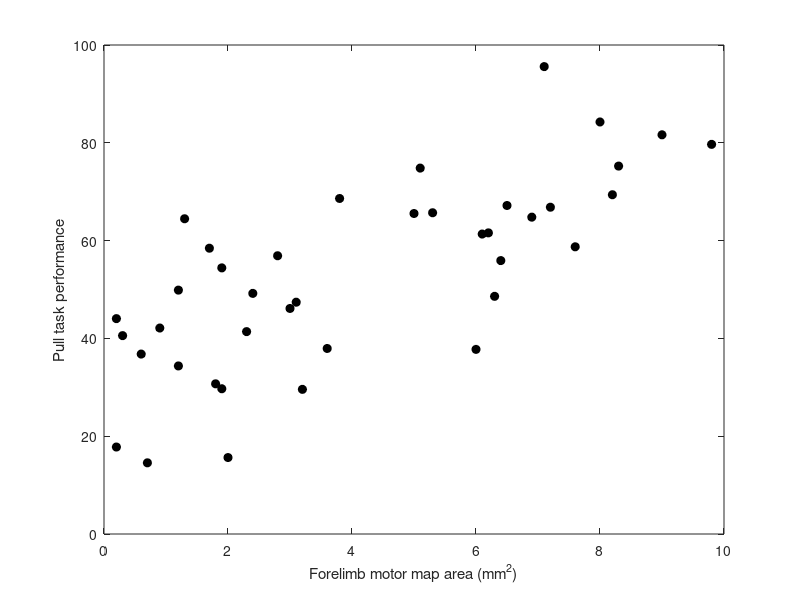

This figure's MATLAB source:
x_values = (randi([1 100], 40, 1));
y_values = nan(40, 1);

for i = 1:40
    y_values(i) = x_values(i) + ((rand - 0.5) * (200 * rand)) + 10;
end

y_values = y_values + (abs(min(y_values)) * 2);
y_values = (y_values ./ (max(y_values)+10)) * 100;
x_values = x_values ./ 10;

ylim([0 100]);

plot(x_values, y_values, 'Marker', 'o', 'LineStyle', 'none', 'MarkerFaceColor', 'k', 'Color', 'k');
ylabel('Pull task performance');
xlabel('Forelimb motor map area (mm^2)');